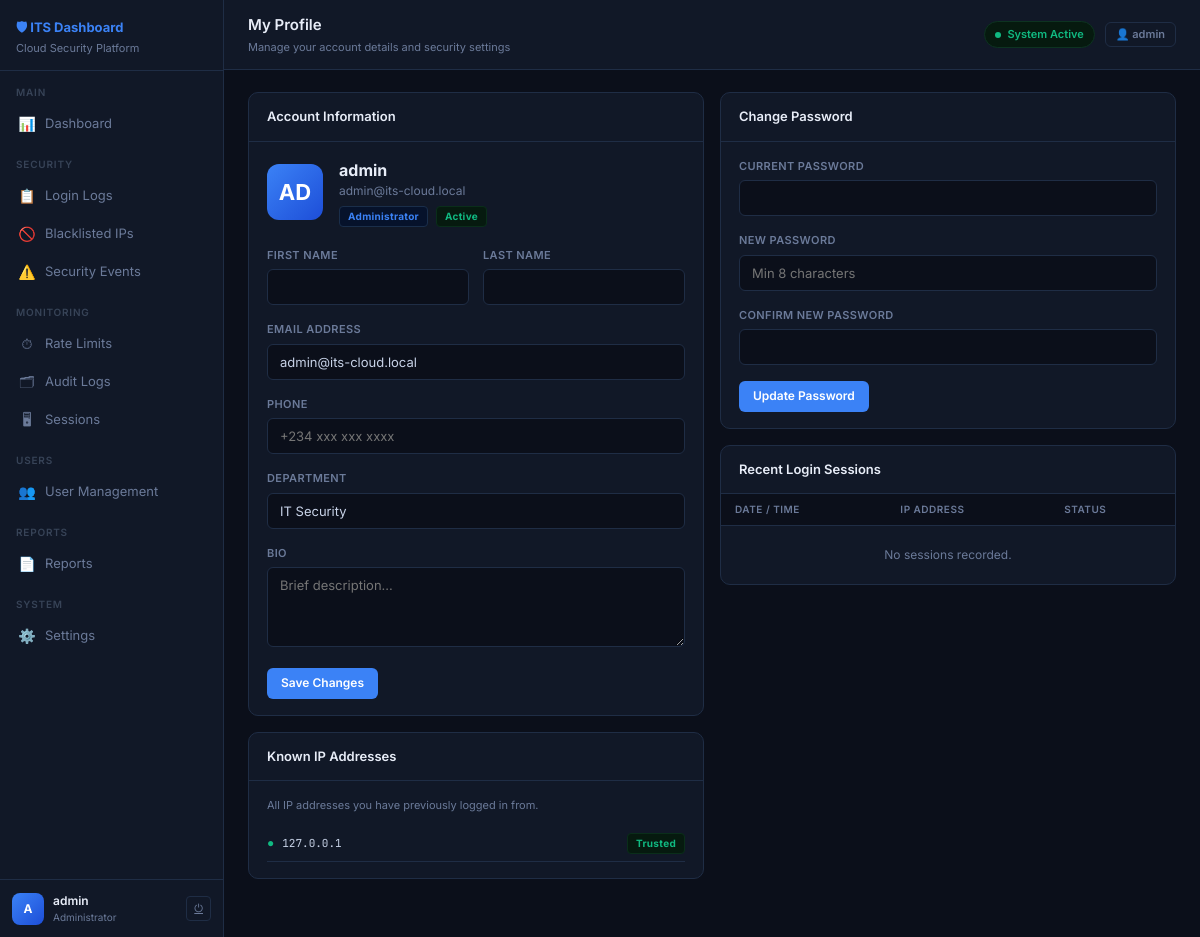
/profile/ (signed in), run on the app's committed database.
### dashboard/models.py (models this page shows, shortened)
class UserProfile(models.Model):
    ROLE_CHOICES = [
        ('ADMIN',    'Administrator'),
        ('ANALYST',  'Security Analyst'),
        ('VIEWER',   'Viewer'),
    ]
    STATUS_CHOICES = [
        ('PENDING',   'Pending Approval'),
        ('ACTIVE',    'Active'),
        ('SUSPENDED', 'Suspended'),
        ('REJECTED',  'Rejected'),
    ]
    user          = models.OneToOneField(User, on_delete=models.CASCADE, related_name='profile')
    role          = models.CharField(max_length=10, choices=ROLE_CHOICES, default='VIEWER')
    status        = models.CharField(max_length=10, choices=STATUS_CHOICES, default='PENDING')
    phone         = models.CharField(max_length=20, blank=True)
    department    = models.CharField(max_length=100, blank=True)
    bio           = models.TextField(blank=True)
    avatar_initials = models.CharField(max_length=2, blank=True)
    registered_at = models.DateTimeField(default=timezone.now)
    approved_at   = models.DateTimeField(null=True, blank=True)
    approved_by   = models.ForeignKey(User, null=True, blank=True, on_delete=models.SET_NULL, related_name='approvals')
    last_seen     = models.DateTimeField(null=True, blank=True)
    known_ips     = models.TextField(blank=True, help_text="Comma-separated list of known IPs")
    class Meta:
        ordering = ['-registered_at']
    def get_known_ips(self):
        return [ip.strip() for ip in self.known_ips.split(',') if ip.strip()]
    @property
    def initials(self):
        fn = self.user.first_name
        ln = self.user.last_name
        if fn and ln:
            return (fn[0] + ln[0]).upper()
        return self.user.username[:2].upper()

### dashboard/views.py (the view)
# urls.py: path('profile/',             views.profile_view,      name='profile'),
@login_required
def profile_view(request):
    profile  = ensure_profile(request.user)
    sessions = UserSession.objects.filter(user=request.user).order_by('-created_at')[:10]
    return render(request, 'dashboard/profile.html', {
        'page':'profile','profile':profile,'sessions':sessions,
    })

### dashboard/models.py (called while the page is built)
    @classmethod
    def get(cls, key, default=''):
        try:
            return cls.objects.get(key=key).value
        except cls.DoesNotExist:
            return default

### dashboard/views.py (called while the page is built)
def ensure_profile(user):
    profile, created = UserProfile.objects.get_or_create(user=user)
    if created:
        profile.role   = 'ADMIN' if user.is_superuser else 'VIEWER'
        profile.status = 'ACTIVE'
        profile.save()
    return profile

### dashboard/templates/dashboard/profile.html (shortened to what this page needs)
{% extends 'dashboard/base.html' %}
{% block topbar_title %}My Profile{% endblock %}
{% block topbar_sub %}Manage your account details and security settings{% endblock %}
{% block content %}
<div class="two-col">
  <div>
    <div class="card" style="margin-bottom:16px;">
      <div class="card-header"><span class="card-title">Account Information</span></div>
      <div class="card-body">
        <div style="display:flex;align-items:center;gap:16px;margin-bottom:20px;">
          <div style="width:56px;height:56px;border-radius:12px;background:linear-gradient(135deg,#3b82f6,#1d4ed8);display:flex;align-items:center;justify-content:center;font-size:22px;font-weight:700;color:#fff;flex-shrink:0;">{{ profile.initials }}</div>
          <div>
            <div style="font-size:16px;font-weight:700;color:var(--text-hi);">{{ request.user.get_full_name|default:request.user.username }}</div>
            <div style="font-size:12px;color:var(--text-dim);">{{ request.user.email }}</div>
            <div style="margin-top:4px;">
              {% if profile.role == 'ADMIN' %}<span class="tag tag-blue">Administrator</span>
              {% elif profile.role == 'ANALYST' %}<span class="tag tag-purple">Security Analyst</span>
              {% else %}<span class="tag tag-gray">Viewer</span>{% endif %}
              {% if profile.status == 'ACTIVE' %}<span class="tag tag-green" style="margin-left:4px;">Active</span>
              {% else %}<span class="tag tag-red" style="margin-left:4px;">{{ profile.status }}</span>{% endif %}
            </div>
          </div>
        </div>
        <form method="post" action="{% url 'profile_save' %}">
          <div class="form-row">
            <div class="form-group"><label class="form-label">First Name</label><input class="form-input" name="first_name" value="{{ request.user.first_name }}" type="text"></div>
            <div class="form-group"><label class="form-label">Last Name</label><input class="form-input" name="last_name" value="{{ request.user.last_name }}" type="text"></div>
          </div>
          <div class="form-group"><label class="form-label">Email Address</label><input class="form-input" name="email" value="{{ request.user.email }}" type="email"></div>
          <div class="form-group"><label class="form-label">Phone</label><input class="form-input" name="phone" value="{{ profile.phone }}" type="text" placeholder="+234 xxx xxx xxxx"></div>
          <div class="form-group"><label class="form-label">Department</label><input class="form-input" name="department" value="{{ profile.department }}" type="text"></div>
          <div class="form-group"><label class="form-label">Bio</label><textarea class="form-input" name="bio" rows="3" placeholder="Brief description...">{{ profile.bio }}</textarea></div>
          <button class="btn btn-primary" type="submit">Save Changes</button>
        </form>
      </div>
    </div>
    <div class="card">
      <div class="card-header"><span class="card-title">Known IP Addresses</span></div>
      <div class="card-body">
        <div style="font-size:11px;color:var(--text-dim);margin-bottom:12px;">All IP addresses you have previously logged in from.</div>
        {% for ip in profile.get_known_ips %}
        <div style="display:flex;align-items:center;gap:8px;padding:7px 0;border-bottom:1px solid var(--border);">
          <span style="color:var(--green);font-size:12px;">●</span>
          <span class="mono">{{ ip }}</span>
          <span class="tag tag-green" style="margin-left:auto;">Trusted</span>
        </div>
        {% empty %}
        <div style="color:var(--text-dim);font-size:12px;">No IPs recorded yet.</div>
        {% endfor %}
      </div>
    </div>
  </div>
  <div>
    <div class="card" style="margin-bottom:16px;">
      <div class="card-header"><span class="card-title">Change Password</span></div>
      <div class="card-body">
        <form method="post" action="{% url 'change_password' %}">
          <div class="form-group"><label class="form-label">Current Password</label><input class="form-input" name="old_password" type="password" required></div>
          <div class="form-group"><label class="form-label">New Password</label><input class="form-input" name="new_password" type="password" required placeholder="Min 8 characters"></div>
          <div class="form-group"><label class="form-label">Confirm New Password</label><input class="form-input" name="confirm_password" type="password" required></div>
          <button class="btn btn-primary" type="submit">Update Password</button>
        </form>
      </div>
    </div>
    <div class="card">
      <div class="card-header"><span class="card-title">Recent Login Sessions</span></div>
      <div class="card-body p0">
        <table>
          <thead><tr><th>Date / Time</th><th>IP Address</th><th>Status</th></tr></thead>
          <tbody>
          {% for s in sessions %}
          <tr>
            <td style="font-size:11px;">{{ s.created_at|date:"d M Y H:i" }}</td>
            <td><span class="mono">{{ s.ip_address }}</span>{% if s.is_new_ip %} <span class="tag tag-yellow" style="font-size:9px;">NEW</span>{% endif %}</td>
            <td>{% if s.is_active %}<span class="tag tag-green">Active</span>{% else %}<span class="tag tag-gray">Ended</span>{% endif %}</td>
          </tr>
          {% empty %}
          <tr><td colspan="3" style="text-align:center;color:var(--text-dim);padding:20px;">No sessions recorded.</td></tr>
          {% endfor %}
          </tbody>
        </table>
      </div>
    </div>
  </div>
</div>
{% endblock %}

### dashboard/templates/dashboard/base.html (shortened to what this page needs)
<!DOCTYPE html>
<html lang="en">
<head>
</head>
<body>
<div id="app">
  <nav id="sidebar">
    <div class="sb-brand">
      <div class="sb-brand-name">🛡 ITS Dashboard</div>
      <div class="sb-brand-sub">Cloud Security Platform</div>
    </div>
    <div style="overflow-y:auto;flex:1;">
      <div class="nav-sec">Main</div>
      <a class="nav-item {% if page == 'dashboard' %}active{% endif %}" href="{% url 'dashboard' %}"><span class="nav-icon">📊</span><span>Dashboard</span></a>
      <div class="nav-sec">Security</div>
      <a class="nav-item {% if page == 'login_logs' %}active{% endif %}" href="{% url 'login_logs' %}"><span class="nav-icon">📋</span><span>Login Logs</span></a>
      <a class="nav-item {% if page == 'blacklist' %}active{% endif %}" href="{% url 'blacklist' %}"><span class="nav-icon">🚫</span><span>Blacklisted IPs</span></a>
      <a class="nav-item {% if page == 'events' %}active{% endif %}" href="{% url 'events' %}"><span class="nav-icon">⚠️</span><span>Security Events</span></a>
      <div class="nav-sec">Monitoring</div>
      <a class="nav-item {% if page == 'rate_limits' %}active{% endif %}" href="{% url 'rate_limits' %}"><span class="nav-icon">⏱</span><span>Rate Limits</span></a>
      <a class="nav-item {% if page == 'audit' %}active{% endif %}" href="{% url 'audit_logs' %}"><span class="nav-icon">🗂</span><span>Audit Logs</span></a>
      <a class="nav-item {% if page == 'sessions' %}active{% endif %}" href="{% url 'sessions' %}"><span class="nav-icon">🖥</span><span>Sessions</span></a>
      <div class="nav-sec">Users</div>
      <a class="nav-item {% if page == 'users' %}active{% endif %}" href="{% url 'user_list' %}">
        <span class="nav-icon">👥</span><span>User Management</span>
      </a>
      <div class="nav-sec">Reports</div>
      <a class="nav-item {% if page == 'reports' %}active{% endif %}" href="{% url 'reports' %}"><span class="nav-icon">📄</span><span>Reports</span></a>
      <div class="nav-sec">System</div>
      <a class="nav-item {% if page == 'settings' %}active{% endif %}" href="{% url 'settings' %}"><span class="nav-icon">⚙️</span><span>Settings</span></a>
    </div>
    <div class="sb-footer">
      <div class="admin-row">
        <div class="admin-av">{{ request.user.username|first|upper }}</div>
        <div style="min-width:0;">
          <div class="admin-name">{{ request.user.get_full_name|default:request.user.username }}</div>
          <div class="admin-role">{{ request.user.profile.get_role_display|default:"Admin" }}</div>
        </div>
        <a href="{% url 'logout' %}" class="logout-btn" title="Sign out">⏻</a>
      </div>
    </div>
  </nav>
  <div id="main">
    <div class="topbar">
      <div>
        <div class="topbar-title">{% block topbar_title %}Dashboard{% endblock %}</div>
        <div class="topbar-sub">{% block topbar_sub %}{% endblock %}</div>
      </div>
      <div class="topbar-right">
        <div class="status-pill"><div class="status-dot"></div>System Active</div>
        <a href="{% url 'profile' %}" class="btn btn-ghost btn-sm" title="My Profile">👤 {{ request.user.username }}</a>
      </div>
    </div>
    <div class="content" id="main-content">
      {% block content %}{% endblock %}
    </div>
  </div>
</div>
</body>
</html>

### data on the page
UserProfile: initials "AD", department "IT Security", get_known_ips "127.0.0.1"

### other printed values
{{ request.user.username|first|upper }} "A"
{{ request.user.get_full_name|default:request.user.username }} "admin"
{{ request.user.profile.get_role_display|default:"Admin" }} "Administrator"
{{ request.user.username }} "admin"
{{ request.user.email }} "admin@its-cloud.local"
